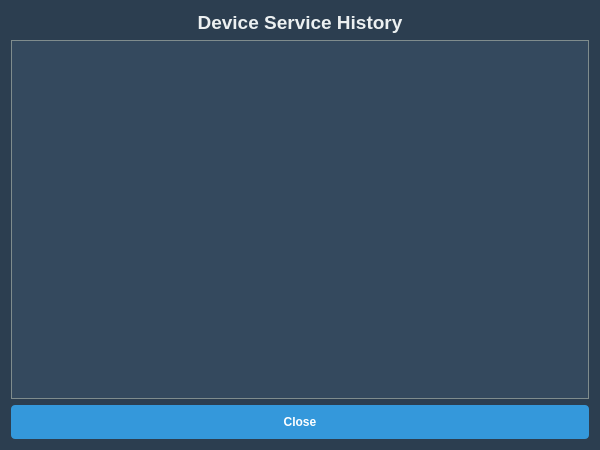
<?xml version="1.0" encoding="UTF-8"?>
<ui version="4.0">
 <class>ServiceHistoryDialog</class>
 <widget class="QDialog" name="ServiceHistoryDialog">
  <property name="geometry">
   <rect>
    <x>0</x>
    <y>0</y>
    <width>600</width>
    <height>450</height>
   </rect>
  </property>
  <property name="windowTitle">
   <string>Service History</string>
  </property>
  <property name="styleSheet">
   <string notr="true">
    QWidget {
        background-color: #2c3e50;
        color: #ecf0f1;
        font-family: 'Segoe UI', sans-serif;
    }
    QTableWidget {
        background-color: #34495e;
        alternate-background-color: #2c3e50;
        gridline-color: #7f8c8d;
        color: white;
        border: 1px solid #7f8c8d;
    }
    QHeaderView::section {
        background-color: #34495e;
        color: white;
        padding: 5px;
        border: 1px solid #7f8c8d;
    }
    QPushButton {
        background-color: #3498db;
        border: none;
        border-radius: 4px;
        padding: 10px;
        font-weight: bold;
        color: white;
    }
    QPushButton:hover {
        background-color: #2980b9;
    }
   </string>
  </property>
  <layout class="QVBoxLayout" name="verticalLayout">
   <item>
    <widget class="QLabel" name="label_title">
     <property name="font">
      <font>
       <pointsize>14</pointsize>
       <bold>true</bold>
      </font>
     </property>
     <property name="text">
      <string>Device Service History</string>
     </property>
     <property name="alignment">
      <set>Qt::AlignCenter</set>
     </property>
    </widget>
   </item>
   <item>
    <widget class="QTableWidget" name="history_table">
     <property name="editTriggers">
      <set>QAbstractItemView::NoEditTriggers</set>
     </property>
     <property name="alternatingRowColors">
      <bool>true</bool>
     </property>
     <property name="selectionBehavior">
      <enum>QAbstractItemView::SelectRows</enum>
     </property>
    </widget>
   </item>
   <item>
    <widget class="QPushButton" name="close_button">
     <property name="text">
      <string>Close</string>
     </property>
    </widget>
   </item>
  </layout>
 </widget>
</ui>
